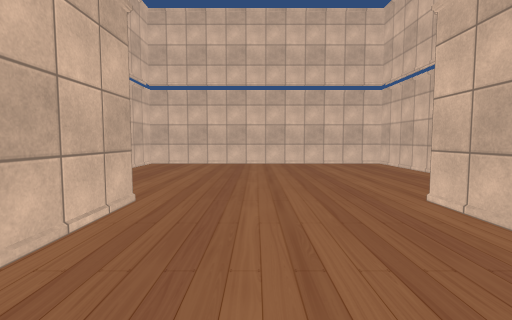
view 1 (above)

20 first-person views from a walk through a 3-D level made in the Unity game engine. The camera is 1.2 m above the floor, tilts 4° down and sees 85° across. The floor is counted in squares, 2 m on a side. Each view is taken from the middle of a square. On the plan, view 1 faces up. The plan holds only what a view shows up to about 9 squares ahead; the rest is blank. Some surface patterns are stand-ins.

view 2
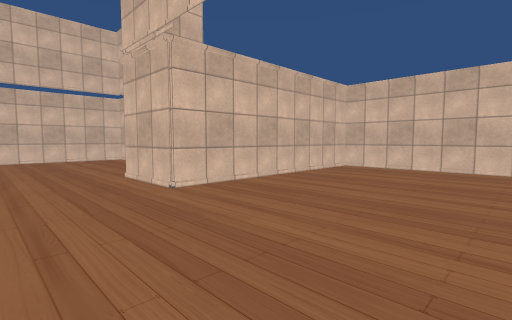

view 3
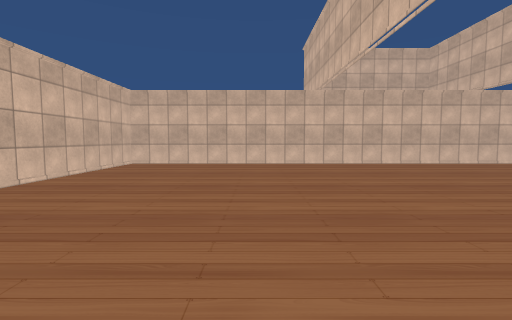

view 4
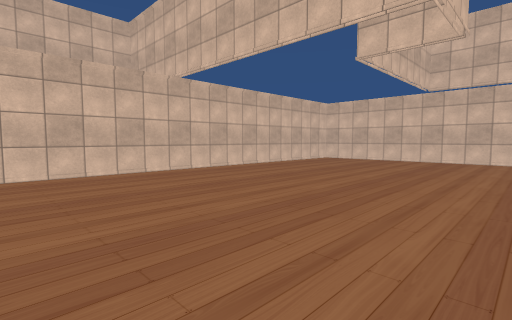

view 5
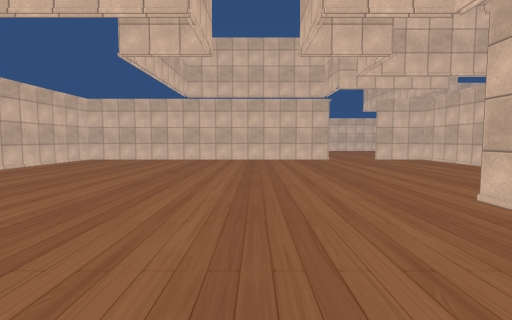

view 6
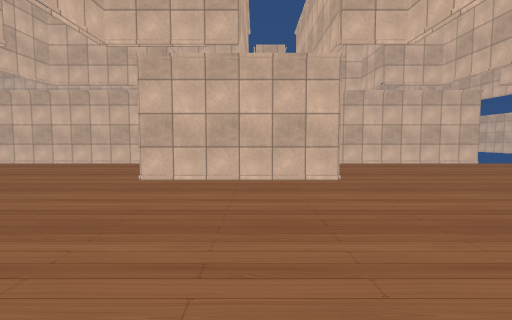

view 7
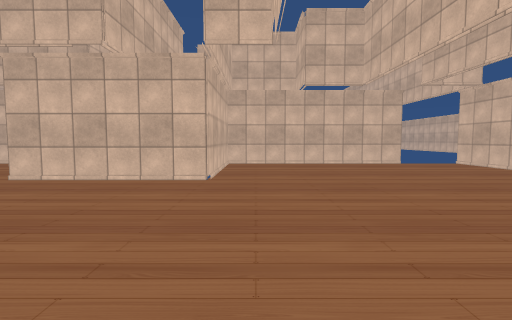

view 8
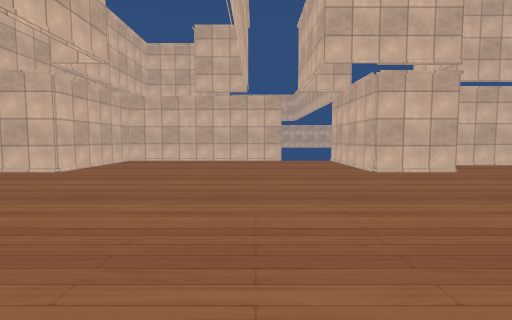

view 9
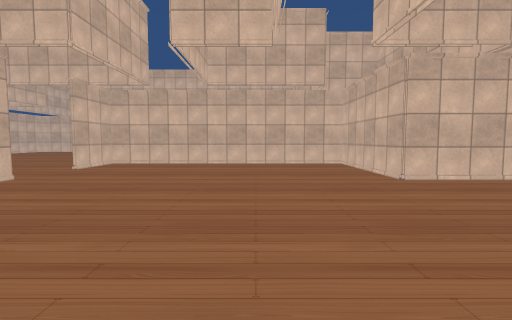

view 10
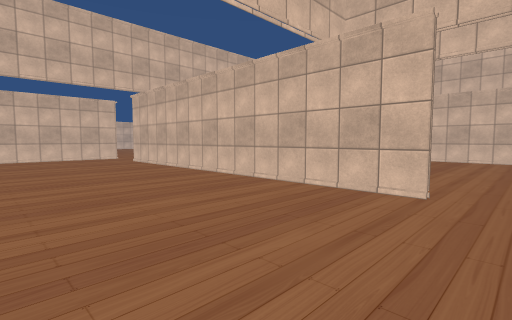

view 11
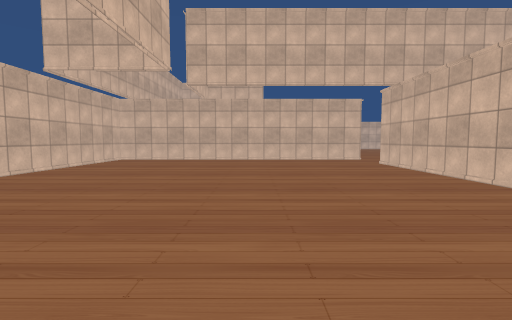

view 12
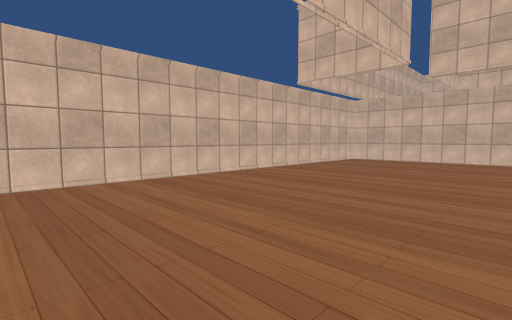

view 13
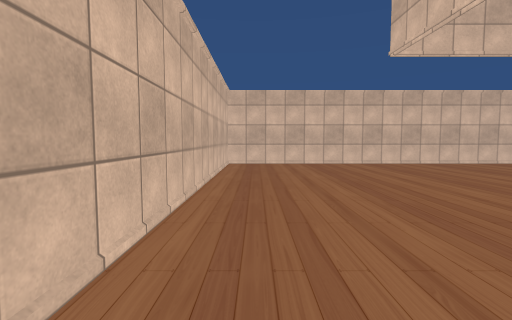

view 14
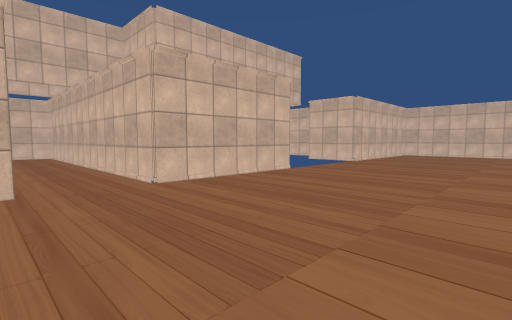

view 15
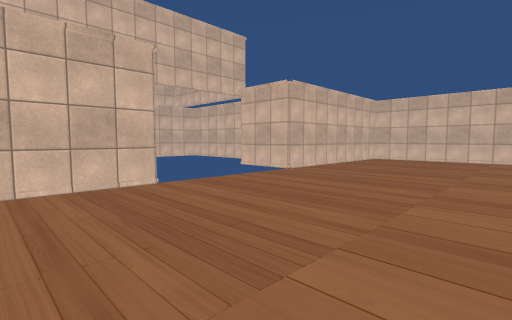

view 16
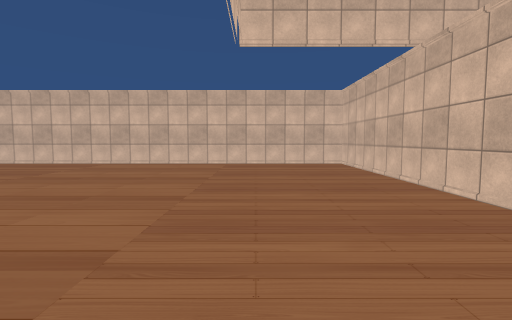

view 17
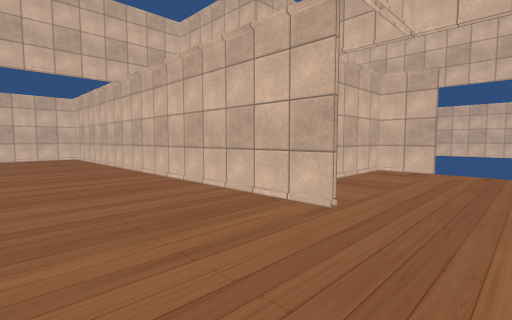

view 18
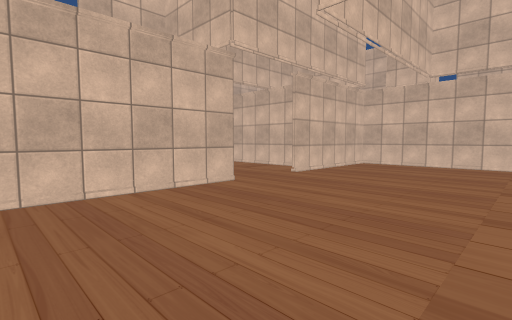

view 19
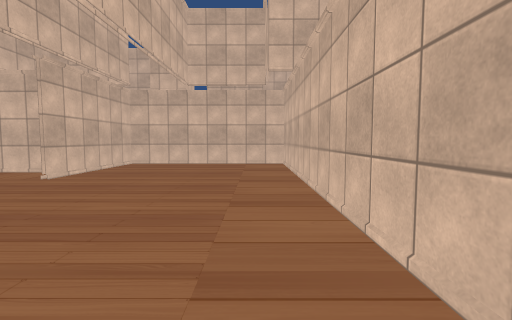

view 20
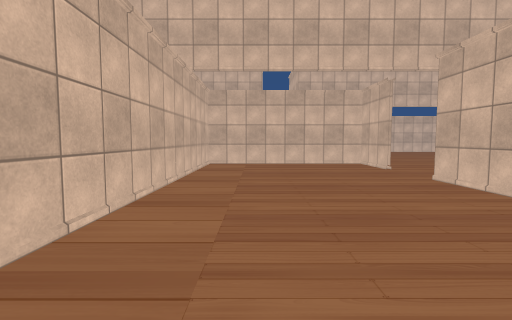

### Floor plan
Ten units are one square. View 1 is at (0, 0); x grows to the right and y downward. Boxes are objects, and circles mark ways between rooms. Rooms are numbered by the first view taken in them; rooms with no view inside come last. Other rooms are left out.
<svg viewBox="-227 -77 294 294">
<path fill="none" stroke="#000" d="M-42 1 -42 47 -12 47 -12 78 -42 78 -42 137 -27 137M-12 -29 -12 -12 -43 -12M32 -51 32 -72 -27 -72 -27 -38M-14 137 62 137 62 -12 17 -12 17 -27M-26 138 -102 138M-117 137 -117 212 -13 212 -13 148M-152 87 -88 87 -88 48 -117 48M-131 48 -222 48 -222 137 -177 137M-149 137 -117 137M-108 40 -108 19M-131 13 -142 13 -142 30M-104 137 -88 137 -88 98 -147 98"/>
<circle cx="-20" cy="140" r="3" fill="#2a7"/>
<circle cx="-110" cy="140" r="3" fill="#2a7"/>
<text x="10" y="40">1</text>
<text x="-70" y="180">2</text>
<text x="-150" y="80">3</text>
</svg>
Room 1 opens to room 2. Room 2 opens to room 3.

Where each view was taken, in squares from view 1:
view 1: 0 up, 0 right, facing up
view 2: 2 down, 0 right, facing up-right
view 3: 2 down, 1 left, facing right
view 4: 5 down, 1 right, facing down-right
view 5: 5 down, 1 right, facing down
view 6: 6 down, 3 right, facing left
view 7: 4 down, 3 right, facing left
view 8: 1 down, 4 right, facing left
view 9: 10 down, 3 right, facing left
view 10: 17 down, 2 left, facing up-left
view 11: 17 down, 3 left, facing left
view 12: 17 down, 3 left, facing down-left
view 13: 14 down, 2 left, facing down
view 14: 10 down, 10 left, facing down-left
view 15: 10 down, 13 left, facing down-left
view 16: 7 down, 15 left, facing left
view 17: 7 down, 12 left, facing up-left
view 18: 8 down, 16 left, facing up-right
view 19: 8 down, 16 left, facing right
view 20: 11 down, 16 left, facing right
